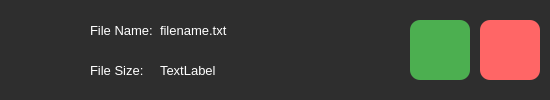
<?xml version="1.0" encoding="UTF-8"?>
<ui version="4.0">
 <class>Form</class>
 <widget class="QWidget" name="Form">
  <property name="geometry">
   <rect>
    <x>0</x>
    <y>0</y>
    <width>550</width>
    <height>100</height>
   </rect>
  </property>
  <property name="windowTitle">
   <string>Form</string>
  </property>
  <property name="styleSheet">
   <string notr="true">QWidget{
	background:rgb(46,46,46);
	border-radius: 10px;
}

QLabel {
	color: white;
	
}




</string>
  </property>
  <widget class="QLabel" name="label_FileName">
   <property name="geometry">
    <rect>
     <x>90</x>
     <y>20</y>
     <width>65</width>
     <height>20</height>
    </rect>
   </property>
   <property name="font">
    <font>
     <pointsize>10</pointsize>
    </font>
   </property>
   <property name="styleSheet">
    <string notr="true"/>
   </property>
   <property name="text">
    <string>File Name:</string>
   </property>
  </widget>
  <widget class="QLabel" name="icon">
   <property name="geometry">
    <rect>
     <x>20</x>
     <y>20</y>
     <width>60</width>
     <height>60</height>
    </rect>
   </property>
   <property name="text">
    <string/>
   </property>
   <property name="pixmap">
    <pixmap resource="resources.qrc">:/icons/icons/file_60.svg</pixmap>
   </property>
   <property name="scaledContents">
    <bool>true</bool>
   </property>
  </widget>
  <widget class="QLabel" name="label_FileSize">
   <property name="geometry">
    <rect>
     <x>90</x>
     <y>60</y>
     <width>65</width>
     <height>20</height>
    </rect>
   </property>
   <property name="font">
    <font>
     <pointsize>10</pointsize>
    </font>
   </property>
   <property name="styleSheet">
    <string notr="true"/>
   </property>
   <property name="text">
    <string>File Size:</string>
   </property>
  </widget>
  <widget class="QLabel" name="filename">
   <property name="geometry">
    <rect>
     <x>160</x>
     <y>20</y>
     <width>240</width>
     <height>20</height>
    </rect>
   </property>
   <property name="font">
    <font>
     <pointsize>10</pointsize>
    </font>
   </property>
   <property name="text">
    <string>filename.txt</string>
   </property>
  </widget>
  <widget class="QLabel" name="fileSize">
   <property name="geometry">
    <rect>
     <x>160</x>
     <y>60</y>
     <width>240</width>
     <height>20</height>
    </rect>
   </property>
   <property name="font">
    <font>
     <pointsize>10</pointsize>
    </font>
   </property>
   <property name="text">
    <string>TextLabel</string>
   </property>
  </widget>
  <widget class="QPushButton" name="downloadButton">
   <property name="geometry">
    <rect>
     <x>410</x>
     <y>20</y>
     <width>60</width>
     <height>60</height>
    </rect>
   </property>
   <property name="sizePolicy">
    <sizepolicy hsizetype="Preferred" vsizetype="Preferred">
     <horstretch>0</horstretch>
     <verstretch>0</verstretch>
    </sizepolicy>
   </property>
   <property name="font">
    <font>
     <pointsize>10</pointsize>
    </font>
   </property>
   <property name="styleSheet">
    <string notr="true">background-color: rgb(76, 175, 80)</string>
   </property>
   <property name="text">
    <string/>
   </property>
   <property name="icon">
    <iconset resource="resources.qrc">
     <normaloff>:/icons/icons/download.svg</normaloff>:/icons/icons/download.svg</iconset>
   </property>
   <property name="iconSize">
    <size>
     <width>58</width>
     <height>58</height>
    </size>
   </property>
  </widget>
  <widget class="QPushButton" name="downloadButton_2">
   <property name="geometry">
    <rect>
     <x>480</x>
     <y>20</y>
     <width>60</width>
     <height>60</height>
    </rect>
   </property>
   <property name="sizePolicy">
    <sizepolicy hsizetype="Preferred" vsizetype="Preferred">
     <horstretch>0</horstretch>
     <verstretch>0</verstretch>
    </sizepolicy>
   </property>
   <property name="font">
    <font>
     <pointsize>10</pointsize>
    </font>
   </property>
   <property name="styleSheet">
    <string notr="true">background-color: rgb(255, 102, 102)</string>
   </property>
   <property name="text">
    <string/>
   </property>
   <property name="icon">
    <iconset resource="resources.qrc">
     <normaloff>:/icons/icons/trash-2.svg</normaloff>:/icons/icons/trash-2.svg</iconset>
   </property>
   <property name="iconSize">
    <size>
     <width>58</width>
     <height>58</height>
    </size>
   </property>
  </widget>
 </widget>
 <resources>
  <include location="resources.qrc"/>
 </resources>
 <connections/>
</ui>
